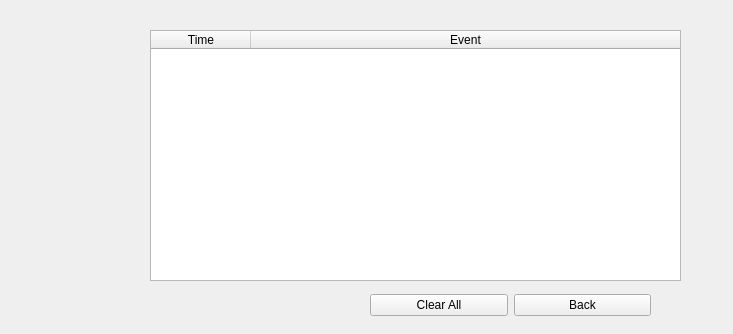
<?xml version="1.0" encoding="UTF-8"?>
<ui version="4.0">
 <class>HistoryLogPage</class>
 <widget class="QWidget" name="HistoryLogPage">
  <property name="geometry">
   <rect>
    <x>0</x>
    <y>0</y>
    <width>733</width>
    <height>334</height>
   </rect>
  </property>
  <property name="windowTitle">
   <string>Form</string>
  </property>
  <widget class="QTableWidget" name="listHistory">
   <property name="geometry">
    <rect>
     <x>150</x>
     <y>30</y>
     <width>531</width>
     <height>251</height>
    </rect>
   </property>
   <property name="columnCount">
    <number>2</number>
   </property>
   <attribute name="horizontalHeaderStretchLastSection">
    <bool>true</bool>
   </attribute>
   <column>
    <property name="text">
     <string>Time</string>
    </property>
   </column>
   <column>
    <property name="text">
     <string>Event</string>
    </property>
   </column>
  </widget>
  <widget class="QWidget" name="horizontalLayoutWidget">
   <property name="geometry">
    <rect>
     <x>370</x>
     <y>290</y>
     <width>281</width>
     <height>31</height>
    </rect>
   </property>
   <layout class="QHBoxLayout" name="horizontalLayout">
    <item>
     <widget class="QPushButton" name="btnClear">
      <property name="text">
       <string>Clear All</string>
      </property>
     </widget>
    </item>
    <item>
     <widget class="QPushButton" name="btnBack">
      <property name="text">
       <string>Back</string>
      </property>
     </widget>
    </item>
   </layout>
  </widget>
 </widget>
 <resources/>
 <connections/>
</ui>
